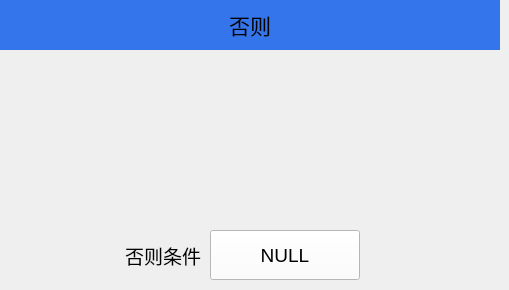
   <widget class="QWidget" name="page_13">
    <widget class="QLabel" name="label_15">
     <property name="geometry">
      <rect>
       <x>0</x>
       <y>0</y>
       <width>500</width>
       <height>50</height>
      </rect>
     </property>
     <property name="minimumSize">
      <size>
       <width>500</width>
       <height>50</height>
      </size>
     </property>
     <property name="maximumSize">
      <size>
       <width>500</width>
       <height>50</height>
      </size>
     </property>
     <property name="font">
      <font>
       <pointsize>16</pointsize>
      </font>
     </property>
     <property name="styleSheet">
      <string notr="true">QLabel{background-color:#3475EB;}</string>
     </property>
     <property name="text">
      <string>否则</string>
     </property>
     <property name="alignment">
      <set>Qt::AlignCenter</set>
     </property>
    </widget>
    <widget class="QLabel" name="label_71">
     <property name="geometry">
      <rect>
       <x>70</x>
       <y>230</y>
       <width>131</width>
       <height>51</height>
      </rect>
     </property>
     <property name="font">
      <font>
       <pointsize>14</pointsize>
      </font>
     </property>
     <property name="text">
      <string>否则条件</string>
     </property>
     <property name="alignment">
      <set>Qt::AlignRight|Qt::AlignTrailing|Qt::AlignVCenter</set>
     </property>
    </widget>
    <widget class="QPushButton" name="Btn_otherwiseCond">
     <property name="geometry">
      <rect>
       <x>210</x>
       <y>230</y>
       <width>150</width>
       <height>50</height>
      </rect>
     </property>
     <property name="minimumSize">
      <size>
       <width>150</width>
       <height>50</height>
      </size>
     </property>
     <property name="maximumSize">
      <size>
       <width>150</width>
       <height>50</height>
      </size>
     </property>
     <property name="font">
      <font>
       <pointsize>14</pointsize>
      </font>
     </property>
     <property name="styleSheet">
      <string notr="true">background-color:white;</string>
     </property>
     <property name="text">
      <string>NULL</string>
     </property>
    </widget>
   </widget>
